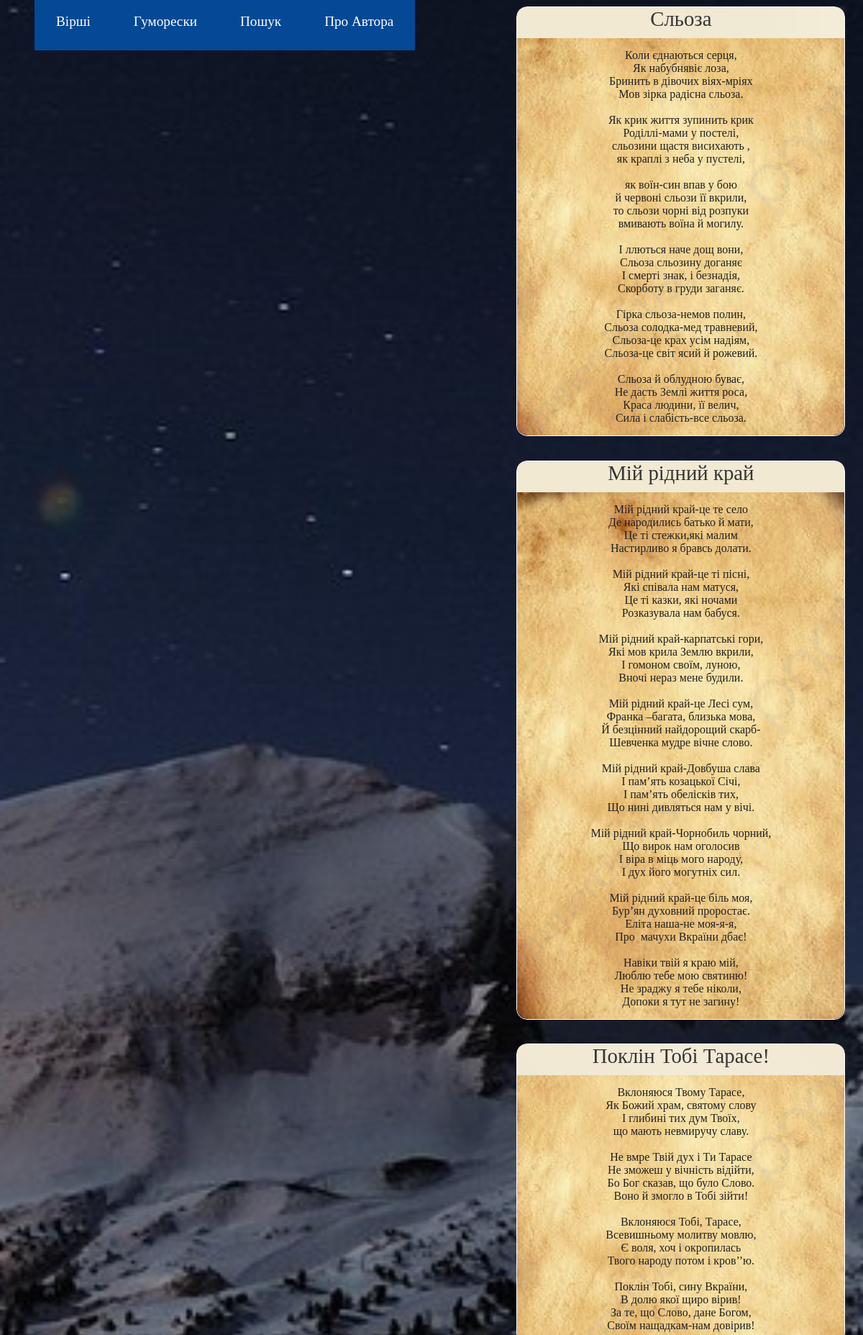
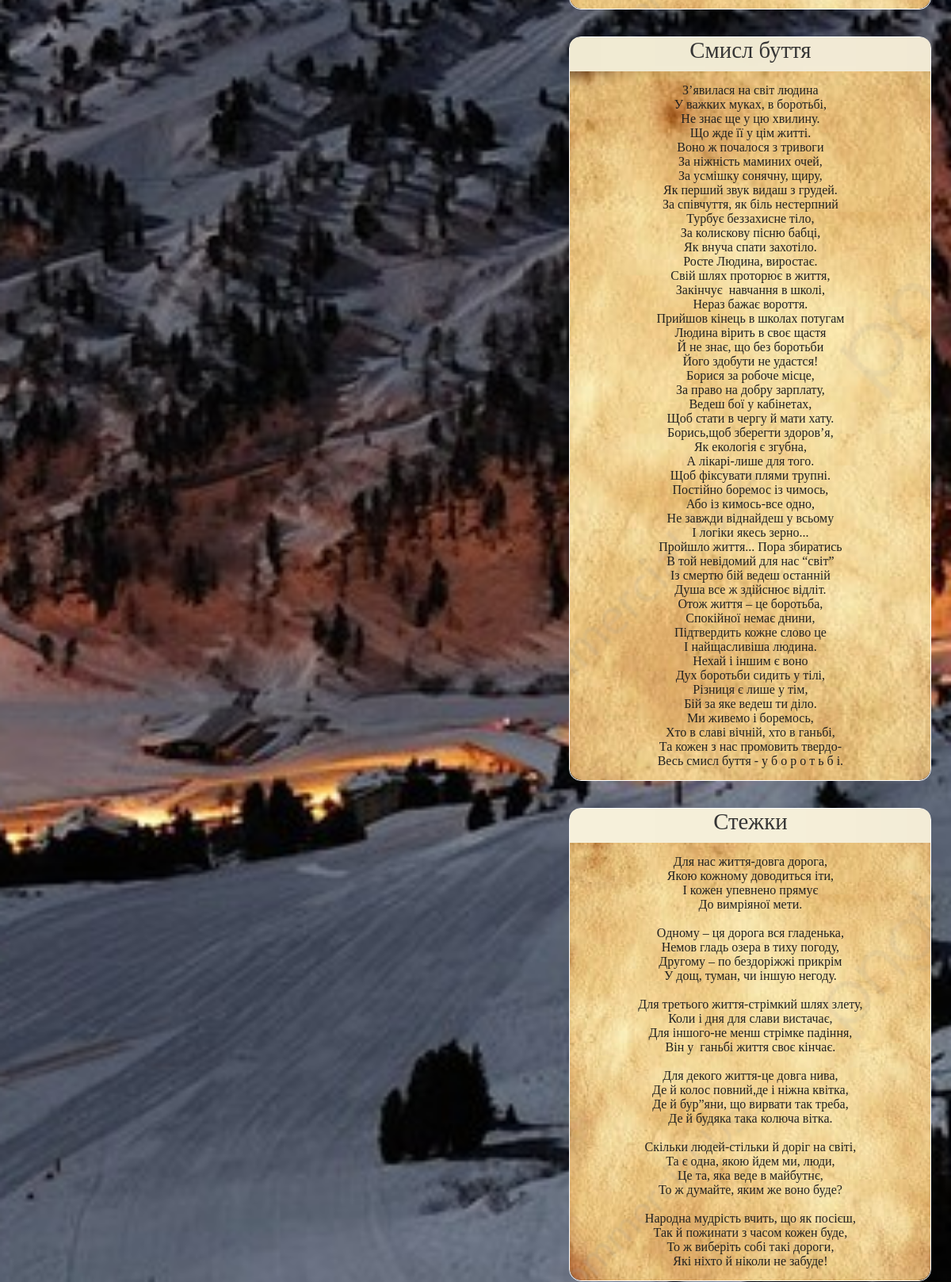
/poems/3 (upper part), run on the app's committed database (2 pictures, top to bottom).
### app/models.py (models this page shows)
class Poem(db.Model):
    id = db.Column(db.Integer, primary_key=True)
    title = db.Column(db.String(20), unique=True)
    text = db.Column(db.String(1028), unique=True)

### app/routes.py (the view)
@app.route('/poems/<int:page_num>')
def poems(page_num):
    poems = Poem.query.paginate(per_page=5, page=page_num, error_out=True)
    return render_template('poems.html', title='Вірші',  poems=poems)

### app/templates/poems.html (shortened to what this page needs)
{% extends "base.html" %}
{% block app_content %}
    {% for poem in poems.items %}
        {% include "_poem.html" %}
    {% endfor %}
{% endblock %}

### app/templates/base.html (shortened to what this page needs)
<html>
    <head>
        <link rel="stylesheet" href="{{ url_for('static', filename='styles.css') }}"/>
    </head>
    <body>
        <div id="navbar-container">
            <div id="navbar">
                <div class="link-div">
                    <nav>
                        <ul class="nav-links">
                            <li><a href="{{ url_for('poems', page_num=1) }}">Вірші</a></li>
                            <li><a href="{{ url_for('humoresques', hum_page_num=1) }}">Гуморески</a></li>
                            <li><a href="{{ url_for('search') }}">Пошук</a></li>
                            <li><a href="{{ url_for('about') }}">Про Автора</a></li>
                        </ul>
                    </nav>
                </div>
            </div>
        </div>
        <div id="page_container">
            {% block content %}
            <div class="container-fluid" style="margin-top: 100px;">
                {% block app_content %}{% endblock %}
            </div>
            {% endblock %}
        </div>
    </body>
</html>

### app/templates/_poem.html
{% extends "base.html" %}
{% block app_content %}
    <div id="poem-container">
        <div id="title">{{poem.title}}</div>
        <pre><div id="text">{{poem.text}}</div></pre>
    </div>
{% endblock %}

### app/static/styles.css (style rules this page uses)
#poem-container { width: 455px; border: 1px solid white; color: white; margin-left: 60%; margin-top: -5.7rem; margin-bottom: 125px; border-radius: 15px; }
#title { width: 100%; height: 40px; background: url('/static/title_bg.jpg') no-repeat center center fixed; -webkit-background-size: cover; -moz-background-size: cover; -o-background-size: cover; background-size: cover; font-family: 'Lobster Two', cursive; font-size: 1.8rem; color: #353535; text-align: center; padding-bottom: 5px; border-radius: 12px 12px 0 0; }
#text { background: url('/static/poem_bg.jpg') no-repeat center center; width: 455px; -webkit-background-size: cover; -moz-background-size: cover; -o-background-size: cover; background-size: cover; font-family: 'Lobster Two', cursive ; font-size: 1rem; color: #212121; text-align: center; margin-top: -15px; margin-bottom: -13px; padding-top: 15px; padding-bottom: 15px; border-radius:0 0 15px 15px; }
#navbar-container { position: absolute; top: 0; height: 100px; width: 50%; }
#navbar { position: fixed; display: flex; justify-content: space-between; align-items: center; font-size: 1.2rem; margin-bottom: 100px; margin-right: -500px; }
a { text-decoration: none; color: white; }
body { background: url('/static/night-mnt.jpg') no-repeat center center fixed; -webkit-background-size: cover; -moz-background-size: cover; -o-background-size: cover; background-size: cover; font-family: 'Lobster Two', cursive; }
.nav-links { display: flex; list-style: none; }
.nav-links a { padding: 30px; margin-right: 0px; background: rgb(4, 73, 150); transition: 0.3s ease-out; }

### data on the page
Poem: title "Сльоза", text "Коли єднаються серця, Як набубнявіє лоза, Бринить в дівочих віях-мріях Мов зірка радісна сльоза. Як крик життя зупинить крик Роділлі-мами у постелі, сльозини щастя висихають , як краплі з неба у пустелі, як воїн-син впав у бою й червоні сльози її вкрили, то сльози чорні від розпуки вмивають воїна й могилу. І ллються наче дощ вони, Сльоза сльозину доганяє І смерті знак, і безнадія, Скорботу в груди заганяє. Гірка сльоза-немов полин, Сльоза солодка-мед травневий, Сльоза-це крах усім надіям, Сльоза-це світ ясий й рожевий. Сльоза й облудною буває, Не дасть Землі життя роса, Краса людини, її велич, Сила і слабість-все сльоза."
Poem: title "Мій рідний край", text "Мій рідний край-це те село Де народились батько й мати, Це ті стежки,які малим Настирливо я бравсь долати. Мій рідний край-це ті пісні, Які співала нам матуся, Це ті казки, які ночами Розказувала нам бабуся. Мій рідний край-карпатські гори, Які мов крила Землю вкрили, І гомоном своїм, луною, Вночі нераз мене будили. Мій рідний край-це Лесі сум, Франка –багата, близька мова, Й безцінний найдорощий скарб- Шевченка мудре вічне слово. Мій рідний край-Довбуша слава І пам’ять козацької Січі, І пам’ять обелісків тих, Що нині дивляться нам у вічі. Мій рідний край-Чорнобиль чорний, Що вирок нам оголосив І віра в міць мого народу, І дух його могутніх сил. Мій рідний край-це біль моя, Бур’ян духовний…"
Poem: title "Поклін Тобі Тарасе!", text "Вклоняюся Твому Тарасе, Як Божий храм, святому слову І глибині тих дум Твоїх, що мають невмиручу славу. Не вмре Твій дух і Ти Тарасе Не зможеш у вічність відійти, Бо Бог сказав, що було Слово. Воно й змогло в Тобі зійти! Вклоняюся Тобі, Тарасе, Всевишньому молитву мовлю, Є воля, хоч і окропилась Твого народу потом і кров’’ю. Поклін Тобі, сину Вкраїни, В долю якої щиро вірив! За те, що Слово, дане Богом, Своїм нащадкам-нам довірив!"
Poem: title "Смисл буття", text "З’явилася на світ людина У важких муках, в боротьбі, Не знає ще у цю хвилину. Що жде її у цім житті. Воно ж почалося з тривоги За ніжність маминих очей, За усмішку сонячну, щиру, Як перший звук видаш з грудей. За співчуття, як біль нестерпний Турбує беззахисне тіло, За колискову пісню бабці, Як внуча спати захотіло. Росте Людина, виростає. Свій шлях проторює в життя, Закінчує навчання в школі, Нераз бажає вороття. Прийшов кінець в школах потугам Людина вірить в своє щастя Й не знає, що без боротьби Його здобути не удастся! Борися за робоче місце, За право на добру зарплату, Ведеш бої у кабінетах, Щоб стати в чергу й мати хату. Борись,щоб зберегти здоров’я, Як екологія є згубна, А…"
Poem: title "Стежки", text "Для нас життя-довга дорога, Якою кожному доводиться іти, І кожен упевнено прямує До вимріяної мети. Одному – ця дорога вся гладенька, Немов гладь озера в тиху погоду, Другому – по бездоріжжі прикрім У дощ, туман, чи іншую негоду. Для третього життя-стрімкий шлях злету, Коли і дня для слави вистачає, Для іншого-не менш стрімке падіння, Він у ганьбі життя своє кінчає. Для декого життя-це довга нива, Де й колос повний,де і ніжна квітка, Де й бур”яни, що вирвати так треба, Де й будяка така колюча вітка. Скільки людей-стільки й доріг на світі, Та є одна, якою йдем ми, люди, Це та, яка веде в майбутнє, То ж думайте, яким же воно буде? Народна мудрість вчить, що як посієш, Так й пожинати з часом…"
